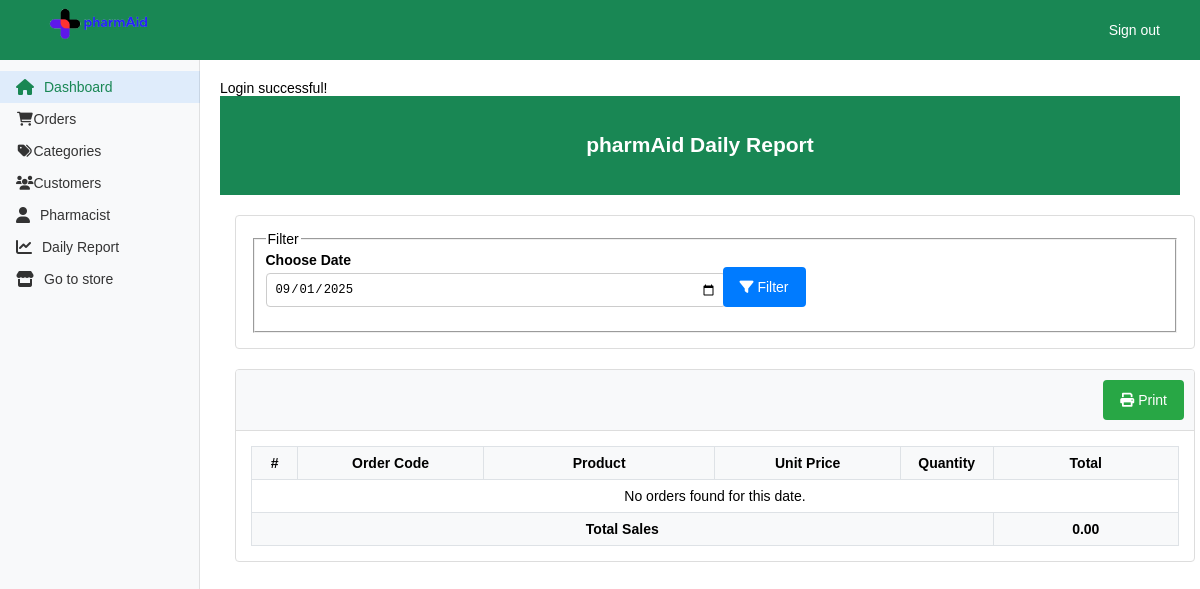
The page /admin/report.php?date=2025-09-01 (signed in) on the database as committed earlier.
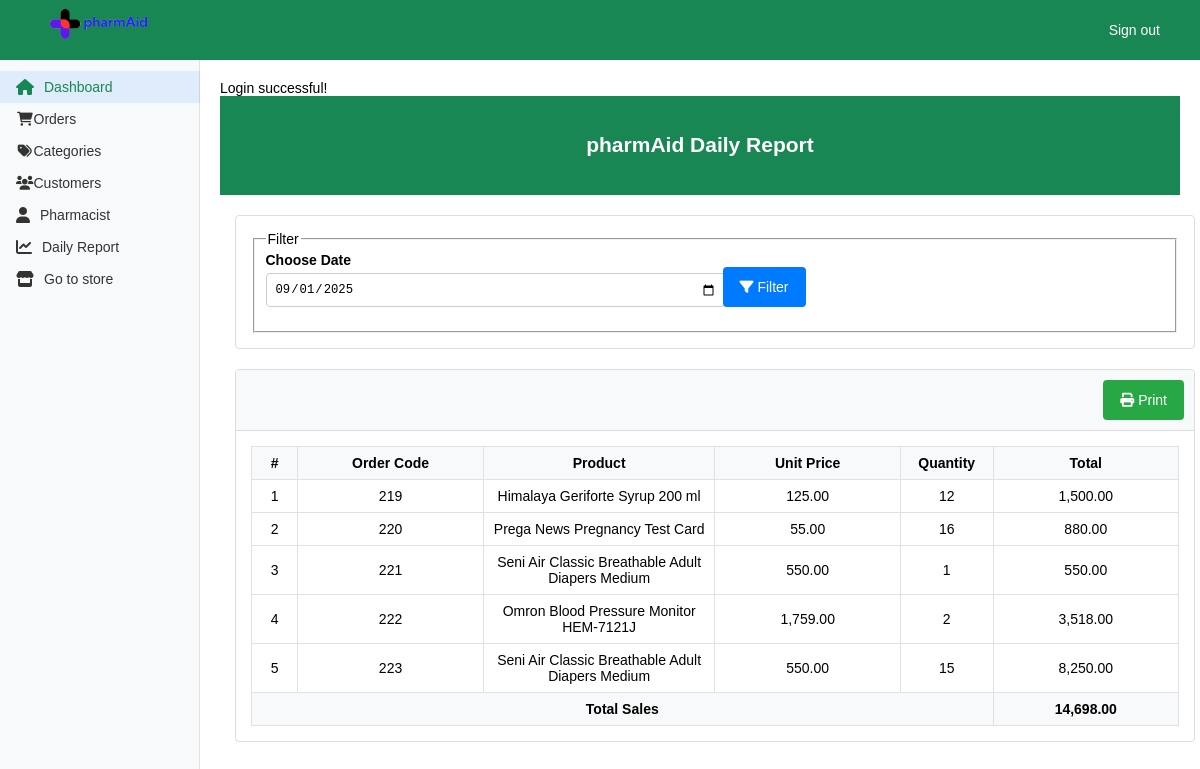
The same page on the database as committed later.
### tables this page shows
CREATE TABLE `orders` (
  `order_id` int(11) NOT NULL,
  `item_id` int(11) NOT NULL,
  `user_id` int(11) NOT NULL,
  `order_quantity` int(3) NOT NULL,
  `order_date` date NOT NULL,
  `order_status` tinyint(1) NOT NULL DEFAULT 0
);

CREATE TABLE `item` (
  `item_id` int(5) NOT NULL,
  `category_id` int(5) NOT NULL,
  `item_title` varchar(250) NOT NULL,
  `item_brand` varchar(250) NOT NULL,
  `item_details` text NOT NULL,
  `item_tags` varchar(250) NOT NULL,
  `item_image` varchar(250) NOT NULL,
  `item_quantity` int(3) NOT NULL,
  `item_price` int(10) NOT NULL,
  `item_status` tinyint(1) NOT NULL DEFAULT 1
);

### admin/report.php (the view, shortened to what this page needs)
<?php
include "includes/head.php";
require_once "includes/functions.php";
$date = isset($_GET['date']) ? $_GET['date'] : date('Y-m-d');
$orders = get_orders_by_date($date);
$total_sales = 0;
?>
<body>
    <?php include "includes/header.php"; ?>
    <?php include "includes/sidebar.php"; ?>
    <main class="main-content">
        <div class="bg-gradient-danger">
            <h2>pharmAid Daily Report</h2>
        </div>
        <div class="container">
            <div class="card">
                <div class="card-body">
                    <fieldset>
                        <legend>Filter</legend>
                        <form action="report.php" method="GET" id="filter-form">
                            <div class="d-flex align-items-end">
                                <div style="flex: 1; padding-right: 15px;">
                                    <div class="form-group">
                                        <label for="date">Choose Date</label>
                                        <input type="date" class="form-control form-control-sm" name="date" id="date" required value="<?php echo $date; ?>">
                                    </div>
                                </div>
                                <div style="flex: 1;">
                                    <div class="form-group">
                                        <button type="submit" class="btn btn-primary"><i class="fa fa-filter"></i> Filter</button>
                                    </div>
                                </div>
                            </div>
                        </form>
                    </fieldset>
                </div>
            </div>
        </div>
        <div class="container mt-4">
            <div class="card">
                <div class="card-header">
                    <div class="card-tools">
                        <button class="btn btn-success" type="button" id="print-button" onclick="print_r()">
                            <i class="fa fa-print"></i> Print
                        </button>
                    </div>
                </div>
                <div class="card-body">
                    <div id="printout">
                        <table class="table table-bordered">
                            <colgroup>
                                <col width="5%">
                                <col width="20%">
                                <col width="25%">
                                <col width="20%">
                                <col width="10%">
                                <col width="20%">
                            </colgroup>
                            <thead>
                                <tr>
                                    <th>#</th>
                                    <th>Order Code</th>
                                    <th>Product</th>
                                    <th>Unit Price</th>
                                    <th>Quantity</th>
                                    <th>Total</th>
                                </tr>
                            </thead>
                            <tbody>
                                <?php
                                if ($orders):
                                    foreach ($orders as $index => $order):
                                        $subtotal = $order['order_quantity'] * $order['item_price'];
                                        $total_sales += $subtotal;
                                ?>
                                    <tr>
                                        <td><?php echo $index + 1; ?></td>
                                        <td><?php echo $order['order_id']; ?></td>
                                        <td><?php echo $order['product_name']; ?></td>
                                        <td class="text-right"><?php echo number_format($order['item_price'], 2); ?></td>
                                        <td><?php echo $order['order_quantity']; ?></td>
                                        <td class="text-right"><?php echo number_format($subtotal, 2); ?></td>
                                    </tr>
                                <?php
                                    endforeach;
                                else:
                                ?>
                                    <tr>
                                        <td colspan="6" class="text-center">No orders found for this date.</td>
                                    </tr>
                                <?php endif; ?>
                            </tbody>
                            <tfoot>
                                <tr>
                                    <th colspan="5" class="text-center">Total Sales</th>
                                    <th class="text-right"><?php echo number_format($total_sales, 2); ?></th>
                                </tr>
                            </tfoot>
                        </table>
                    </div>
                </div>
            </div>
        </div>
    </main>
</body>
</html>

Rows that differ between the two databases and show on the page:
added orders: order_id "219", item.item_title "Himalaya Geriforte Syrup 200 ml", item.item_price "125.00", order_quantity "12", order_quantity.item_price "1,500.00"
added orders: order_id "220", item.item_title "Prega News Pregnancy Test Card", item.item_price "55.00", order_quantity "16", order_quantity.item_price "880.00"
added orders: order_id "221", item.item_title "Seni Air Classic Breathable Adult Diapers Medium", item.item_price "550.00", order_quantity "1", order_quantity.item_price "550.00"
added orders: order_id "222", item.item_title "Omron Blood Pressure Monitor HEM-7121J", item.item_price "1,759.00", order_quantity "2", order_quantity.item_price "3,518.00"
added orders: order_id "223", item.item_title "Seni Air Classic Breathable Adult Diapers Medium", item.item_price "550.00", order_quantity "15", order_quantity.item_price "8,250.00"
Other text that changed with them:
$total_sales: "0.00" → "14,698.00"
text no longer shown: "No orders found for this date."
